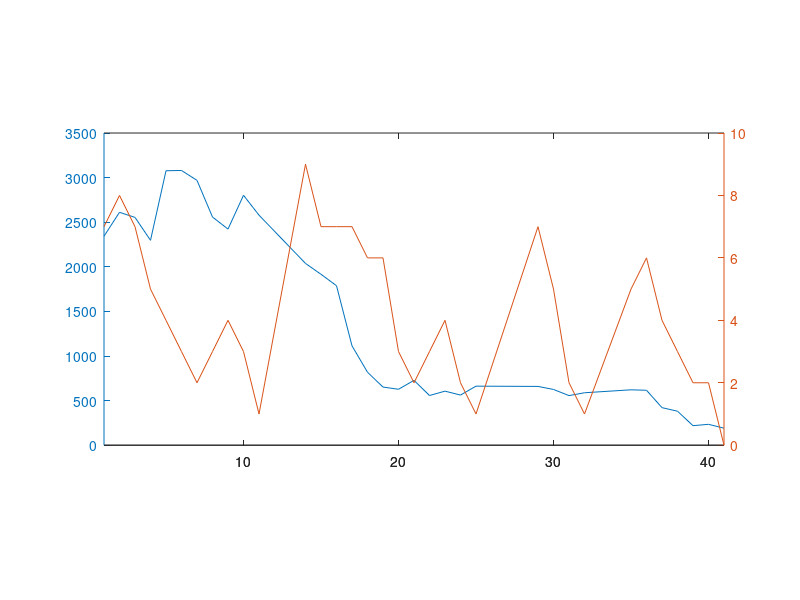

This chart was generated by the following MATLAB code: (Note: this script raises an error after producing the figure.)
% Scripts to produce supplement figures: 
% example TS, example 'scaling up', effect of spider, effect of larva and other species

clear;clc
%% pc, home
cd 'C:\Users\Wei-Ting\Dropbox\PhD_projects\TDBU\DataAnalysis'
load TDBU_expData
addpath('C:\Users\Wei-Ting\Dropbox\PhD_projects\TDBU\SharedAnalysis')
%% laptop, school
cd 'C:\Users\ASUS\Dropbox\PhD_projects\TDBU\DataAnalysis'
load TDBU_expData
addpath('C:\Users\ASUS\Dropbox\PhD_projects\TDBU\SharedAnalysis')

%% overall (81 plant) temporal trend
subplot(6,1,2:5) 
[Hax,H1,H2]=plotyy(dayID, sum(aphid), dayID, sum(ladybug) ); hold on
    set(H1,'Linestyle','o','color',mycolor(3),'Markerfacecolor',mycolor(3))
    set(H2,'Linestyle','o','color',mycolor(2),'Markerfacecolor',mycolor(2))
    set(Hax(1),'ycolor',mycolor(3), 'linewidth',2)
    set(Hax(2),'ycolor',mycolor(2),'linewidth',2)
    set(Hax,'FontSize',14)
    ylabel(Hax(1),'Aphids','fontsize',16)
    ylabel(Hax(2),'Ladybug','fontsize',16)
    xlabel('Time (Day)','fontsize',16)
    title('Overall (81 plant) population dynamics','fontsize',16)

    gap = setdiff(1:max(dayID),dayID);
    realgap = gap([2, diff(gap)]~=1); % "2" is the spaceholder for the first element
    for j=1:length(realgap)
        myplot([realgap(j) realgap(j)],ylim,'L', 7)
    end 
    
    
%% example for some TS data
figure
    Xdata = aphid(19:21,:);
    subplot(5,1,1)
        myplot(dayID,Xdata(1,:),'S',3)
    subplot(5,1,2)
        myplot(dayID,Xdata(2,:),'S',3)
    subplot(5,1,3)
        myplot(dayID,Xdata(3,:),'S',3)
                   xlabel('Time (Day)','fontsize',14)
    subplot(5,1,4:5)
        myplot(dayID,sum(Xdata),'S',3)
                   xlabel('Time (Day)','fontsize',14)
        
%% example of a TS 
  figure
  subplot(2,1,1)
  Xind=10:18;% patched picked for this example
  [Hax,H1,H2]=plotyy(dayID, sum(aphid(Xind,:)), dayID, sum(ladybug(Xind,:)) )
    set(H1,'Linestyle','o','color',mycolor(3),'Markerfacecolor',mycolor(3))
    set(H2,'Linestyle','o','color',mycolor(2),'Markerfacecolor',mycolor(2))
    set(Hax(1),'ycolor',mycolor(3), 'linewidth',2)
    set(Hax(2),'ycolor',mycolor(2),'linewidth',2)
    set(Hax,'FontSize',14)
    ylabel(Hax(1),'Aphids','fontsize',16)
    ylabel(Hax(2),'Ladybug','fontsize',16)
    xlabel('Time (Day)','fontsize',16)
    title('Population dynamics of plant 10~18','fontsize',16)
  
%%  Effect of spider
% There are two ways to incorporate spider into TDBU framework
% 1. spider predator, aphid as prey
        TDBUspiderA=TDBU_scale(aphid, spider,dayID)
% 2. spider predator, ladybug as prey   
        TDBUspiderL=TDBU_scale(ladybug, spider,dayID)
% Ladybug-aphid as reference
TDBU=TDBU_scale(aphid, ladybug,dayID)

% Making plots
subplot(2,1,1)
        myplot([1 2 3 4],TDBU(1,:),'S',1); hold on
        myplot([1 2 3 4],TDBUspiderL(1,:),'S',2); 
        myplot([1 2 3 4],TDBUspiderA(1,:),'S',3); 
title ('Top-down','fontsize',14)
        ylabel('R')
        legend('Ladybug-Aphid','Spider-Ladybug','Spider-Aphid')
        axis([0 5 -0.4 0.4])
        set(gca,'Xticklabel',{[],'1' ,'3' ,'9' ,'27',[]})

subplot(2,1,2)
        myplot([1 2 3 4],TDBU(2,:),'S',1); hold on
        myplot([1 2 3 4],TDBUspiderL(2,:),'S',2); 
        myplot([1 2 3 4],TDBUspiderA(2,:),'S',3); 
title ('Bottom-up','fontsize',14)
        ylabel('R')
        axis([0 5 -0.1 0.1])
        set(gca,'Xticklabel',{[],'1' ,'3' ,'9' ,'27',[]})
        xlabel('Spatial scale','fontsize',14)
%%  Effect of larva and other species
LB_LV = ladybug + (larva>0); % because of the size difference and self thinning (canibolism); a clutch of larva assumed to equal one adult
LB_OT = ladybug + otherlb; 
LB_LVOT = ladybug + (larva>0) +otherlb;

TDBU_LV=TDBU_scale(aphid, LB_LV,dayID);
TDBU_OT=TDBU_scale(aphid, LB_OT,dayID);
TDBU_LVOT=TDBU_scale(aphid, LB_LVOT,dayID);
TDBU=TDBU_scale(aphid, ladybug,dayID);
% out:[TD_1 TD_3 TD_9 TD_27]
%     [BU_1 BU_3 BU_9 BU_27]
subplot(2,1,1)
        myplot([1 2 3 4],TDBU(1,:),'S',1); hold on
        myplot([1 2 3 4],TDBU_LV(1,:),'S',2); 
        myplot([1 2 3 4],TDBU_OT(1,:),'S',3); 
        myplot([1 2 3 4],TDBU_LVOT(1,:),'S',4); 
    title ('Top-down','fontsize',14)
        ylabel('R')
    legend('LB','LB+LV','LB+other','All')
        axis([0 5 -0.5 0.3])
        set(gca,'Xticklabel',{[],'1' ,'3' ,'9' ,'27',[]})
subplot(2,1,2)
        myplot([1 2 3 4],TDBU(2,:),'S',1); hold on
        myplot([1 2 3 4],TDBU_LV(2,:),'S',2); 
        myplot([1 2 3 4],TDBU_OT(2,:),'S',3); 
        myplot([1 2 3 4],TDBU_LVOT(2,:),'S',4); 
    title ('Bottom-up','fontsize',14)
        ylabel('R')
        axis([0 5 -0.1 0.2])
        set(gca,'Xticklabel',{[],'1' ,'3' ,'9' ,'27',[]})
        xlabel('Spatial scale','fontsize',14)
%% Eggs and Hatching
[r,c] = find(egg == 1);
% r is the patches, c is the dayID that eggs were found
PwithEgg = unique(r);
clutch = 0; % initialize
for i = 1:length(PwithEgg)
      daysEgg = c(r == PwithEgg(i));   
       clutch = clutch + 1 + sum(diff(daysEgg)>2);     
       % if eggs were found in less than 3 days at the same plant, consider they as the same clutch
end
disp(clutch) % number of clutch of egg found during the experiment
%% Hatches
% If more than one larva found within 3 day after a clutch of egg was found
[r2,c2] = find(larva >1);
% r is the patches, c is the dayID that >1 larva were found
PwithLarva = unique(r2);
hatch = 0;% to initialize
for i = 1:length(PwithLarva)
      daysLarva = sort(c2(r2 == PwithLarva(i)));   
      newLarva = daysLarva(diff( [-2 daysLarva'])>2); % -2 is an temporary initial point, so the first day would be included as a new day 
      for j=1:length(newLarva)
              if sum(egg(PwithLarva(i),  newLarva(j)-3 : newLarva(j)-1) ) > 0
                 hatch = hatch + 1 ;     
                % if clutch found within 3 days before the new larva found, sure it is new hatch
              end
      end
end
disp(hatch) % number of clutch of egg found during the experiment

%% Some basic data to compare with model
% mean occupency rate
A = mean(sum(aphid>0));
B = mean(sum(ladybug>0));
C = mean(mean(aphid(aphid>0)));

disp(['occupency of aphids ', num2str(A)])
disp(['occupency of ladybugs ', num2str(B)])
disp(['mean population of aphids ', num2str(C)])
